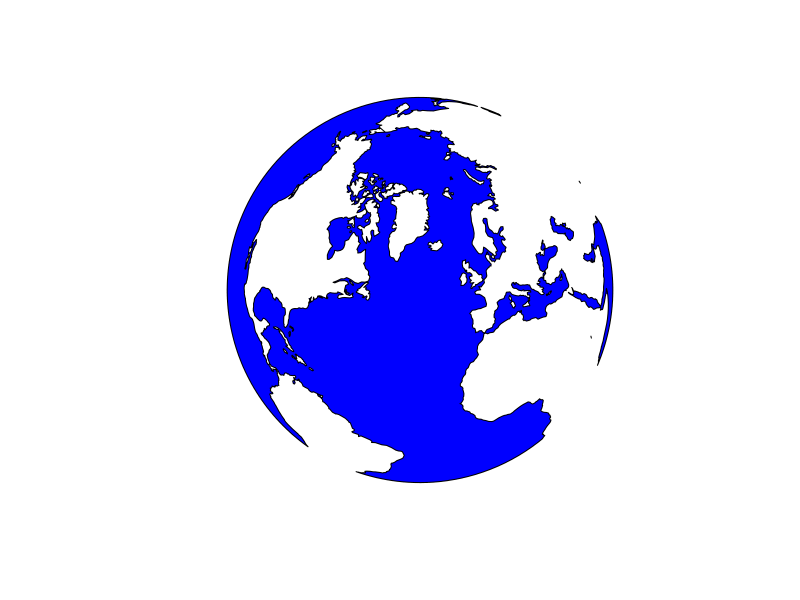
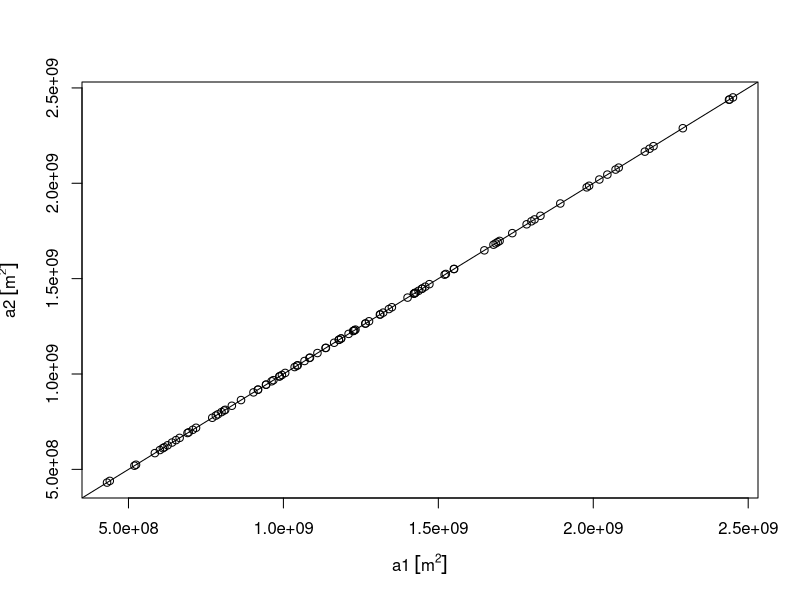
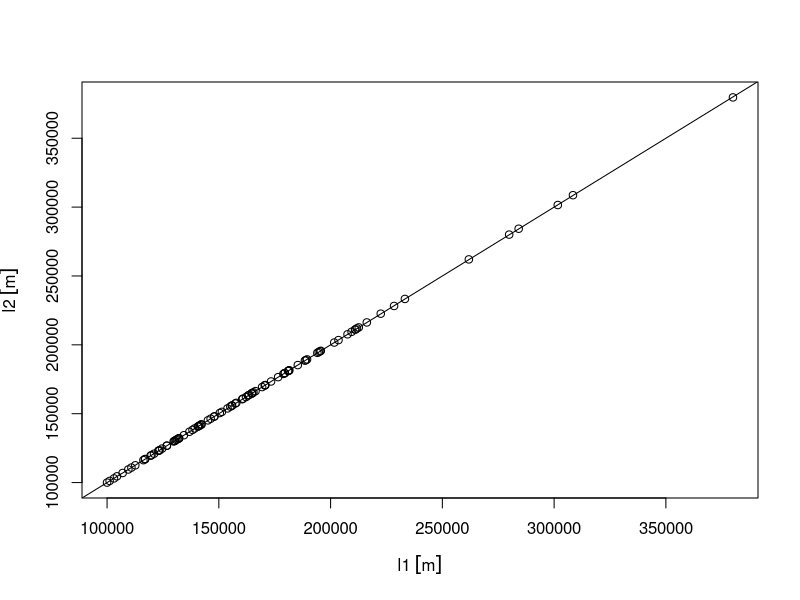
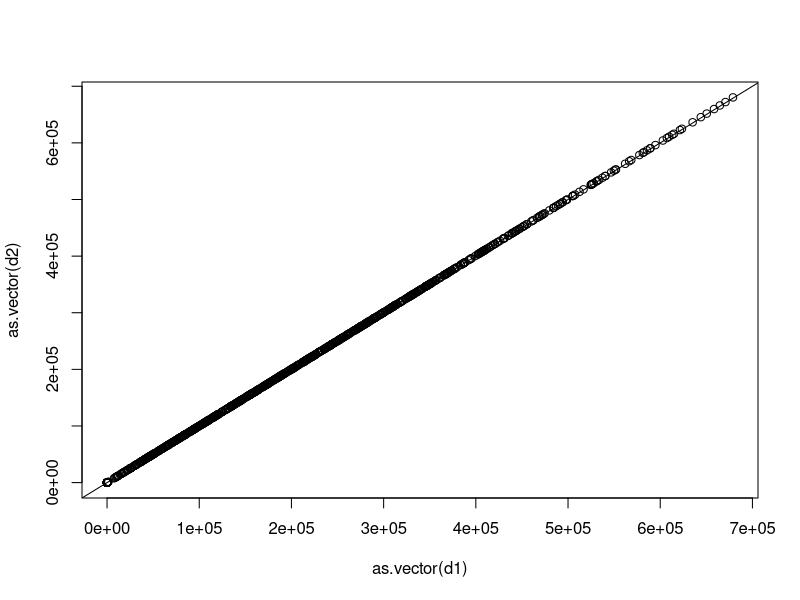
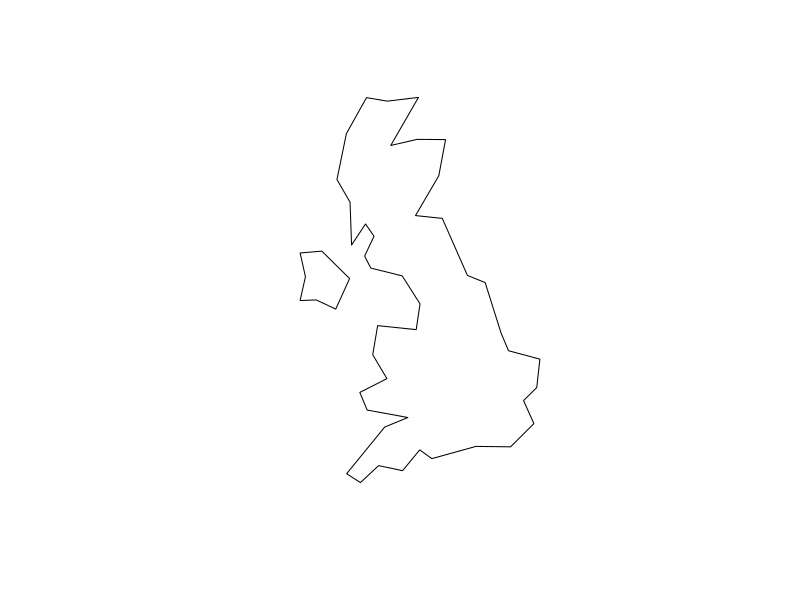
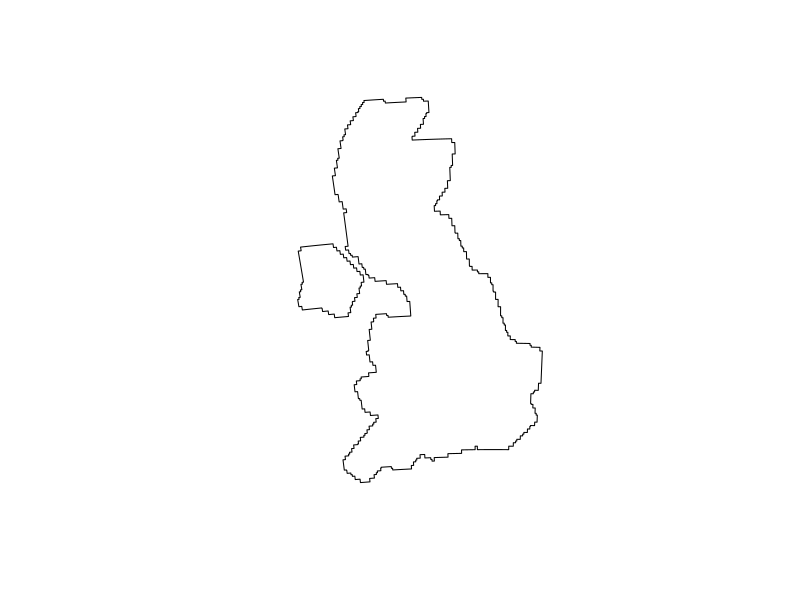
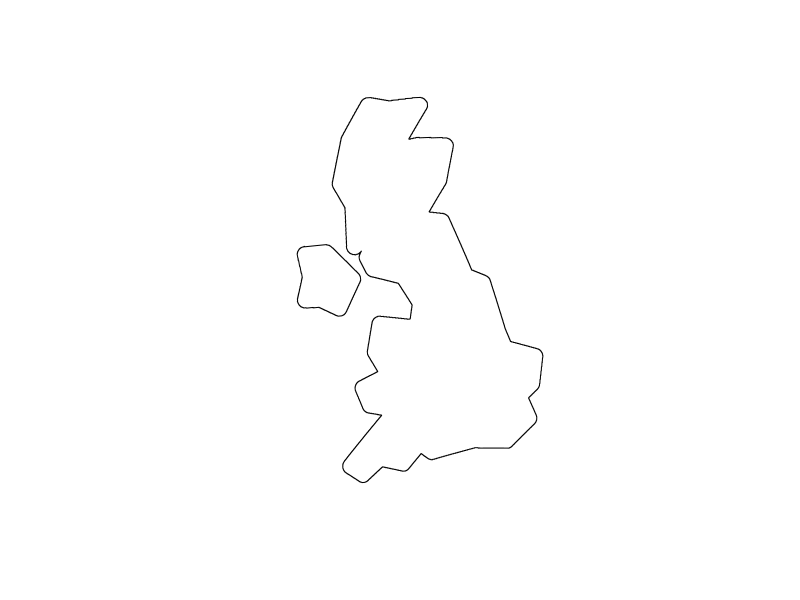
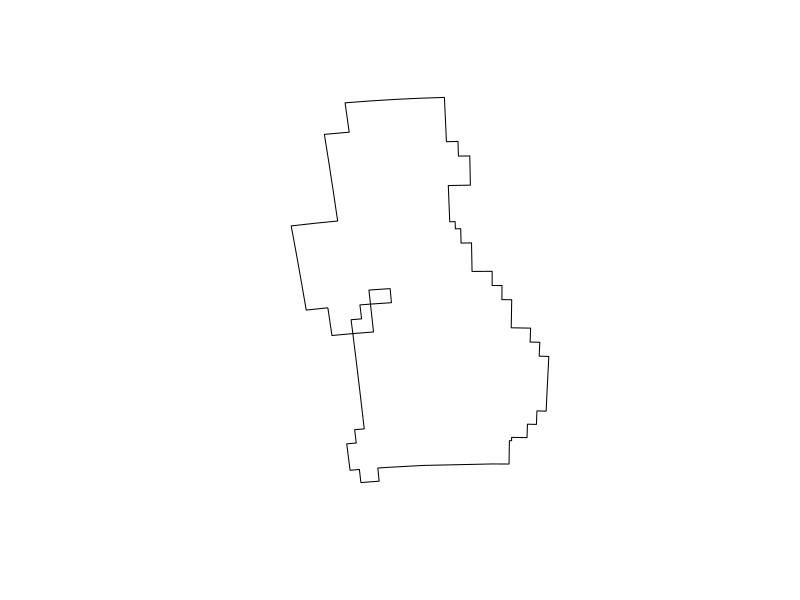

Generate these figures, in order, with R:
## ---- chunk 1
knitr::opts_chunk$set(fig.height = 4.5)
knitr::opts_chunk$set(fig.width = 6)
knitr::opts_chunk$set(collapse = TRUE)
## ---- chunk 2
library(sf)
sf_use_s2()
## ---- chunk 3
library(s2)
## ---- chunk 4
nc = read_sf(system.file("gpkg/nc.gpkg", package="sf")) # wrong ring directions
s2_area(st_as_s2(nc, oriented = FALSE)[1:3]) # corrects ring direction, correct area:
s2_area(st_as_s2(nc, oriented = TRUE)[1:3]) # wrong direction: Earth's surface minus area
nc = read_sf(system.file("gpkg/nc.gpkg", package="sf"), check_ring_dir = TRUE)
s2_area(st_as_s2(nc, oriented = TRUE)[1:3]) # no second correction needed here:
## ---- chunk 5
g = as_s2_geography(TRUE)
g
## ---- chunk 6
co = s2_data_countries()
oc = s2_difference(g, s2_union_agg(co)) # oceans
b = s2_buffer_cells(as_s2_geography("POINT(-30 52)"), 9800000) # visible half
i = s2_intersection(b, oc) # visible ocean
plot(st_transform(st_as_sfc(i), "+proj=ortho +lat_0=52 +lon_0=-30"), col = 'blue')
## ---- chunk 7
s2_area(oc) / s2_area(g)
## ---- chunk 8
a = as_s2_geography("POINT(0 0)")
b = as_s2_geography("POLYGON((0 0,1 0,1 1,0 1,0 0))")
s2_intersects(a, b, s2_options(model = "open")) 
s2_intersects(a, b, s2_options(model = "closed"))
s2_intersects(a, b, s2_options(model = "semi-open")) # a toss
s2_intersects(a, b) # default: semi-open
## ---- chunk 9
fiji = s2_data_countries("Fiji")
aa = s2_data_countries("Antarctica")
s2_bounds_cap(fiji)
s2_bounds_rect(c(fiji,aa))
## ---- chunk 10
sf_use_s2()
## ---- chunk 11
sf_use_s2(FALSE)
## ---- chunk 12
sf_use_s2(TRUE)
## ---- chunk 13
library(sf)
library(units)
nc = read_sf(system.file("gpkg/nc.gpkg", package="sf"))
sf_use_s2(TRUE)
a1 = st_area(nc)
sf_use_s2(FALSE)
a2 = st_area(nc)
plot(a1, a2)
abline(0, 1)
summary((a1 - a2)/a1)
## ---- chunk 14
nc_ls = st_cast(nc, "MULTILINESTRING")
sf_use_s2(TRUE)
l1 = st_length(nc_ls)
sf_use_s2(FALSE)
l2 = st_length(nc_ls)
plot(l1 , l2)
abline(0, 1)
summary((l1-l2)/l1)
## ---- chunk 15
sf_use_s2(TRUE)
d1 = st_distance(nc, nc[1:10,])
sf_use_s2(FALSE)
d2 = st_distance(nc, nc[1:10,])
plot(as.vector(d1), as.vector(d2))
abline(0, 1)
summary(as.vector(d1)-as.vector(d2))
## ---- chunk 16
sf_use_s2(TRUE)
st_intersects(nc[1:3,], nc[1:3,]) # self-intersections + neighbours
sf_use_s2(TRUE)
st_intersects(nc[1:3,], nc[1:3,], model = "semi-open") # only self-intersections
## ---- chunk 17
uk = s2_data_countries("United Kingdom")
class(uk)
uk_sfc = st_as_sfc(uk) 
uk_buffer = s2_buffer_cells(uk, distance = 20000)
uk_buffer2 = s2_buffer_cells(uk, distance = 20000, max_cells = 10000)
uk_buffer3 = s2_buffer_cells(uk, distance = 20000, max_cells = 100)
class(uk_buffer)
plot(uk_sfc)
plot(st_as_sfc(uk_buffer))
plot(st_as_sfc(uk_buffer2))
plot(st_as_sfc(uk_buffer3))
uk_sf = st_as_sf(uk) 
## ---- chunk 18
# the sf way
system.time({
  uk_projected = st_transform(uk_sfc, 27700)
  uk_buffer_sf = st_buffer(uk_projected, dist = 20000)
})
# sf way with few than the 30 segments in the buffer
system.time({
  uk_projected = st_transform(uk_sfc, 27700)
  uk_buffer_sf2 = st_buffer(uk_projected, dist = 20000, nQuadSegs = 4)
})
# s2 with default cell size
system.time({
  uk_buffer = s2_buffer_cells(uk, distance = 20000)
})
# s2 with 10000 cells
system.time({
  uk_buffer2 = s2_buffer_cells(uk, distance = 20000, max_cells = 10000)
})
# s2 with 100 cells
system.time({
  uk_buffer2 = s2_buffer_cells(uk, distance = 20000, max_cells = 100)
})
